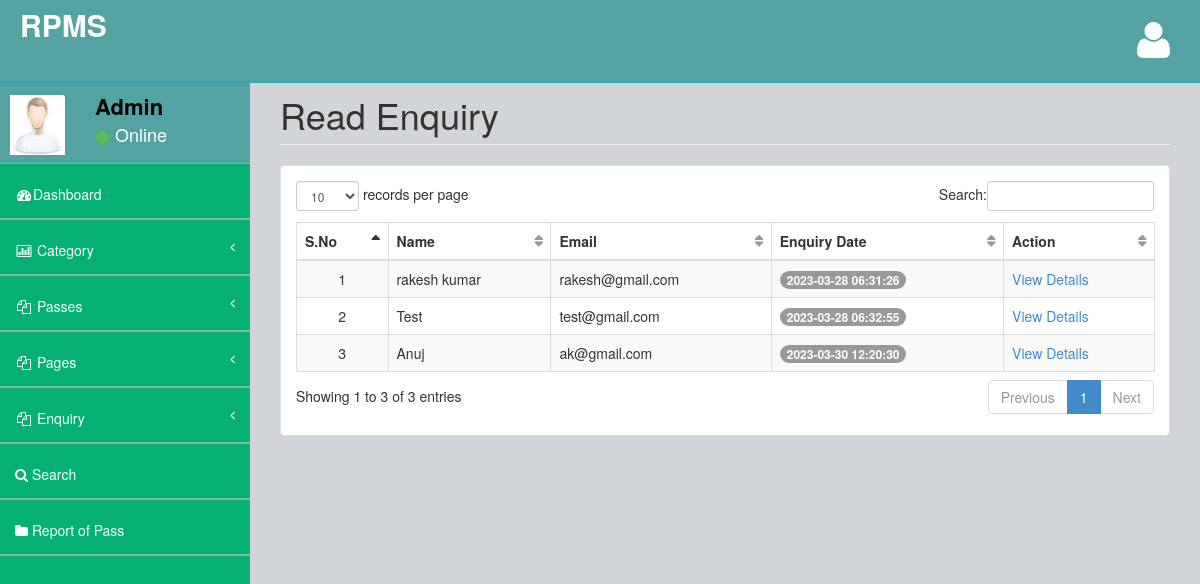
Page /rpms/admin/readenq.php (signed in) on the earlier database version.
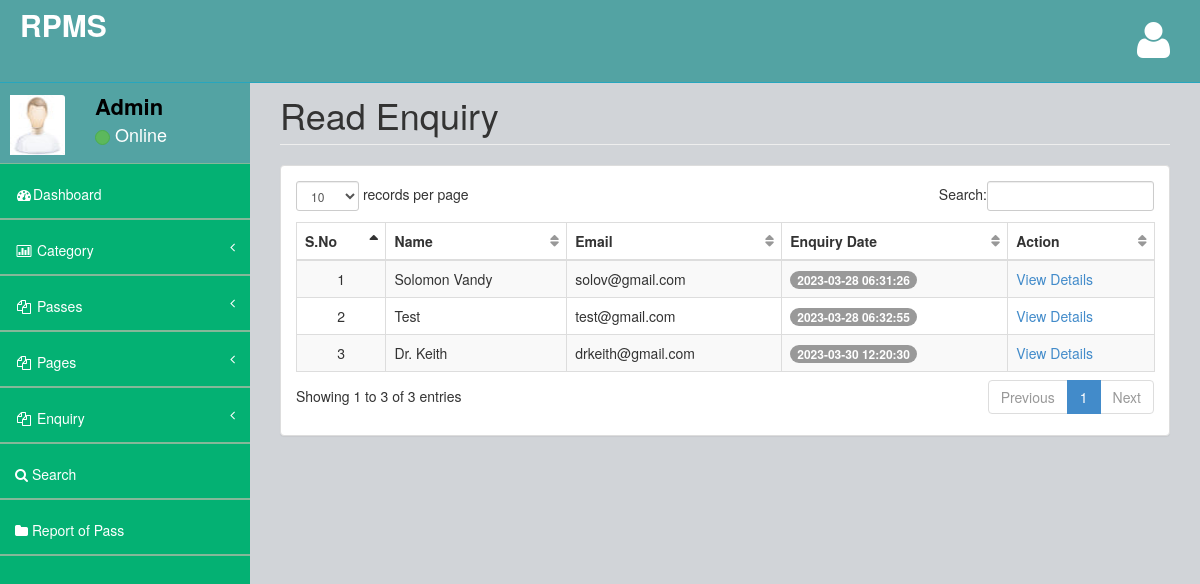
Same page on the later database version.
### tables this page shows
CREATE TABLE `tblcontact` (
  `ID` int(10) NOT NULL,
  `Name` varchar(200) DEFAULT NULL,
  `Email` varchar(200) DEFAULT NULL,
  `Message` mediumtext DEFAULT NULL,
  `EnquiryDate` timestamp NOT NULL DEFAULT current_timestamp(),
  `IsRead` int(5) DEFAULT NULL
);

### rpms/admin/readenq.php (the view, shortened to what this page needs)
<?php
if (strlen($_SESSION['bpmsaid']==0)) {
  header('location:logout.php');
  } else{
  ?>
<!DOCTYPE html>
<html>
<head>
    <link href="assets/plugins/bootstrap/bootstrap.css" rel="stylesheet" />
    <link href="assets/font-awesome/css/font-awesome.css" rel="stylesheet" />
    <link href="assets/plugins/pace/pace-theme-big-counter.css" rel="stylesheet" />
  <link href="assets/css/style.css" rel="stylesheet" />
      <link href="assets/css/main-style.css" rel="stylesheet" />
    <link href="assets/plugins/dataTables/dataTables.bootstrap.css" rel="stylesheet" />
</head>
<body>
    <div id="wrapper">
       <?php include_once('includes/header.php');?>
        <?php include_once('includes/sidebar.php');?>
        <div id="page-wrapper">
            <div class="row">
                <div class="col-lg-12">
                    <h1 class="page-header">Read Enquiry</h1>
                </div>
            </div>
            <div class="row">
                <div class="col-lg-12">
                    <div class="panel panel-default">
                        <div class="panel-body">
                            <div class="table-responsive">
                                <table class="table table-striped table-bordered table-hover" id="dataTables-example">
                                    <thead>
                                       <tr>
                   <th>S.No</th>
                   <th>Name</th>
                    <th>Email</th>
                    <th>Enquiry Date</th>
                     <th>Action</th>
                  </tr>
                                    </thead>
                                    <tbody>
                                         <?php
$sql="SELECT * from tblcontact where IsRead='1'";
$query = $dbh -> prepare($sql);
$query->execute();
$results=$query->fetchAll(PDO::FETCH_OBJ);
$cnt=1;
if($query->rowCount() > 0)
{
foreach($results as $row)
{               ?>
                                       <tr>
                     <td class="text-center"><?php echo htmlentities($cnt);?></td>
                                        <td><?php  echo htmlentities($row->Name);?></td>
                                        <td><?php  echo htmlentities($row->Email);?></td>
                                        <td>
                                            <span class="badge badge-primary"><?php  echo htmlentities($row->EnquiryDate);?></span>
                                        </td>
                                         <td><a href="view-enquiry.php?viewid=<?php echo htmlentities ($row->ID);?>">View Details</a></td>
                  </tr>
               <?php $cnt=$cnt+1;}} ?>
                                    </tbody>
                                </table>
                            </div>
                        </div>
                    </div>
                </div>
            </div>
        </div>
    </div>
</body>
</html>
<?php }  ?>

Differences in the rows shown:
changed tblcontact: Name "rakesh kumar" → "Solomon Vandy"; Email "rakesh@gmail.com" → "solov@gmail.com"
changed tblcontact: Name "Anuj" → "Dr. Keith"; Email "ak@gmail.com" → "drkeith@gmail.com"
